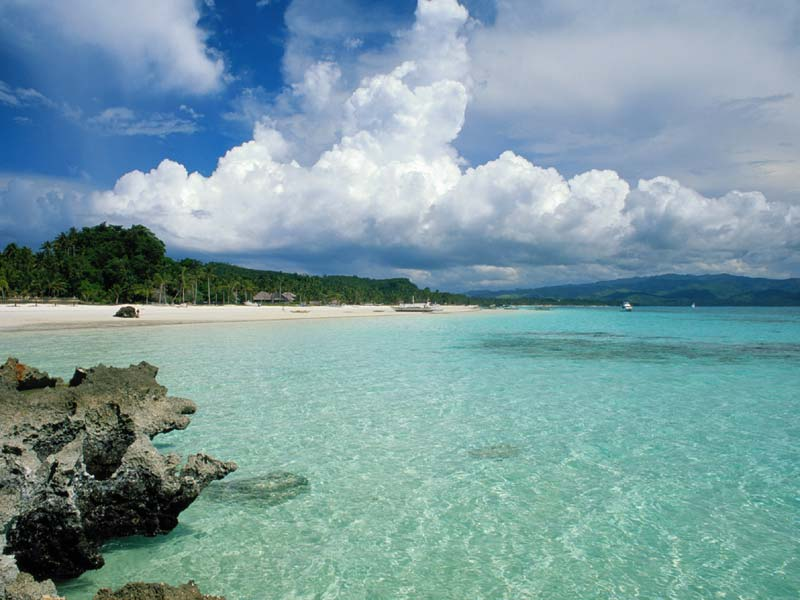
#> input picture Code/3_Theorie/beeld/landschap1.jpg, 800 x 600 px
$ jupyter execute HC9_deel1_beeldverwerking_2D.ipynb
#> lines starting #> are read from the running program, lines starting #| are printed output that depends on the picture; after the words box and inside, x2 and y2 are one past the last pixel; in counts of white or black regions, pixels touching at a corner belong together
## Requirements:
* Python 3.X
* Pillow, for installation and compatible versions please refer to: https://pillow.readthedocs.io/en/stable/installation.html

[cell 1]
# importeer libraries
from PIL import Image
import math
import numpy as np

print("optie 0: kopieer beeld")

# converteer een ingelezen afbeelding naar drie matrices
input_image = Image.open("./beeld/landschap1.jpg")
#> input_image is the input picture: PIL image 800x600 RGB; mean R, G, B 123.8, 156.3, 162.1
r_image_in, g_image_in, b_image_in = input_image.split()
r_in = np.uint32(np.array(r_image_in))
g_in = np.uint32(np.array(g_image_in))
b_in = np.uint32(np.array(b_image_in))

# hier komen de matrixbewerkingen
r_out = np.zeros((r_in.shape[0], r_in.shape[1]))
g_out = np.zeros((g_in.shape[0], g_in.shape[1]))
b_out = np.zeros((b_in.shape[0], g_in.shape[1]))

for i in range(r_in.shape[0]):
    for j in range(r_in.shape[1]):
        r_out[i][j] = r_in[i][j]
        g_out[i][j] = g_in[i][j]
        b_out[i][j] = b_in[i][j]

# converteer drie matrices terug naar een afbeelding
r_image_out = Image.fromarray(np.uint8(r_out))
g_image_out = Image.fromarray(np.uint8(g_out))
b_image_out = Image.fromarray(np.uint8(b_out))
output_im = Image.merge("RGB", (r_image_out, g_image_out, b_image_out))
output_im.show()

[cell 2]
# importeer libraries
from PIL import Image
import math
import numpy as np

print("optie 1: filter kleuren weg")

# converteer een ingelezen afbeelding naar drie matrices
input_image = Image.open("./beeld/landschap1.jpg")
r_image_in, g_image_in, b_image_in = input_image.split()
r_in = np.uint32(np.array(r_image_in))
g_in = np.uint32(np.array(g_image_in))
b_in = np.uint32(np.array(b_image_in))

# hier komen de matrixbewerkingen
r_out = np.zeros((r_in.shape[0], r_in.shape[1]))
g_out = np.zeros((g_in.shape[0], g_in.shape[1]))
b_out = np.zeros((b_in.shape[0], g_in.shape[1]))

for i in range(r_in.shape[0]):
    for j in range(r_in.shape[1]):
        r_out[i][j] = r_in[i][j]
        g_out[i][j] = 0
        b_out[i][j] = 0
#> b_out: shape (600, 800) float64; every value is 0

# converteer drie matrices terug naar een afbeelding
r_image_out = Image.fromarray(np.uint8(r_out))
g_image_out = Image.fromarray(np.uint8(g_out))
#> g_image_out: PIL image 800x600 L; every value is 0
b_image_out = Image.fromarray(np.uint8(b_out))
output_im = Image.merge("RGB", (r_image_out, g_image_out, b_image_out))
output_im.show()

[cell 3]
# importeer libraries
from PIL import Image
import math
import numpy as np

print("optie 2: neem negatief")

# converteer een ingelezen afbeelding naar drie matrices
input_image = Image.open("./beeld/landschap1.jpg")
r_image_in, g_image_in, b_image_in = input_image.split()
r_in = np.uint32(np.array(r_image_in))
g_in = np.uint32(np.array(g_image_in))
b_in = np.uint32(np.array(b_image_in))

# hier komen de matrixbewerkingen
r_out = np.zeros((r_in.shape[0], r_in.shape[1]))
g_out = np.zeros((g_in.shape[0], g_in.shape[1]))
b_out = np.zeros((b_in.shape[0], b_in.shape[1]))

for i in range(r_out.shape[0]):
    for j in range(r_out.shape[1]):
        r_out[i][j] = 255 - r_in[i][j]
        g_out[i][j] = 255 - g_in[i][j]
        b_out[i][j] = 255 - b_in[i][j]

# converteer drie matrices terug naar een afbeelding
r_image_out = Image.fromarray(np.uint8(r_out))
g_image_out = Image.fromarray(np.uint8(g_out))
b_image_out = Image.fromarray(np.uint8(b_out))
output_im = Image.merge("RGB", (r_image_out, g_image_out, b_image_out))
output_im.show()

[cell 4]
# importeer libraries
from PIL import Image
import math
import numpy as np

print("optie 3: zwart wit maken")

# converteer een ingelezen afbeelding naar drie matrices
input_image = Image.open("./beeld/landschap1.jpg")
r_image_in, g_image_in, b_image_in = input_image.split()
r_in = np.uint32(np.array(r_image_in))
g_in = np.uint32(np.array(g_image_in))
b_in = np.uint32(np.array(b_image_in))

# hier komen de matrixbewerkingen
r_out = np.zeros((r_in.shape[0], r_in.shape[1]))
g_out = np.zeros((g_in.shape[0], g_in.shape[1]))
b_out = np.zeros((b_in.shape[0], b_in.shape[1]))

for i in range(r_in.shape[0]):
    for j in range(r_in.shape[1]):
            gemiddelde = (r_in[i][j] + g_in[i][j] + b_in[i][j]) / 3
            if gemiddelde < 128:
                r_out[i][j] = 0
                g_out[i][j] = 0
                b_out[i][j] = 0
            else:
                r_out[i][j] = 255
                g_out[i][j] = 255
                b_out[i][j] = 255
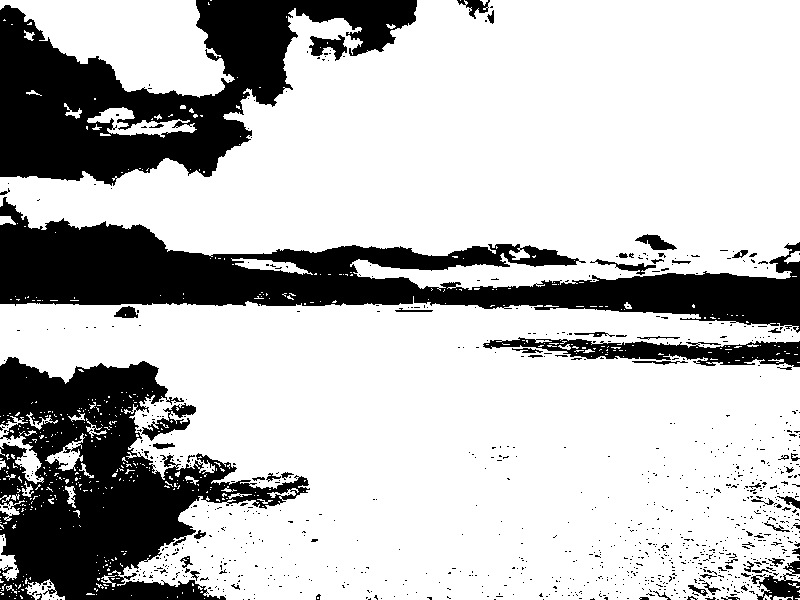
#> b_out: shape (600, 800) float64; 74.3% white; 959 black regions (895 under 20 px), largest, box (x1, y1, x2, y2) and area: (0, 197, 800, 333) 40285, (0, 357, 310, 600) 36008, (0, 0, 417, 186) 34549


# converteer drie matrices terug naar een afbeelding
r_image_out = Image.fromarray(np.uint8(r_out))
g_image_out = Image.fromarray(np.uint8(g_out))
b_image_out = Image.fromarray(np.uint8(b_out))
output_im = Image.merge("RGB", (r_image_out, g_image_out, b_image_out))
output_im.show()

[cell 5]
# importeer libraries
from PIL import Image
import math
import numpy as np

print("optie 4: enkel grijswaarden")

# converteer een ingelezen afbeelding naar drie matrices
input_image = Image.open("./beeld/landschap1.jpg")
r_image_in, g_image_in, b_image_in = input_image.split()
r_in = np.uint32(np.array(r_image_in))
g_in = np.uint32(np.array(g_image_in))
b_in = np.uint32(np.array(b_image_in))

# hier komen de matrixbewerkingen
r_out = np.zeros((r_in.shape[0], r_in.shape[1]))
g_out = np.zeros((g_in.shape[0], g_in.shape[1]))
b_out = np.zeros((b_in.shape[0], b_in.shape[1]))

for i in range(r_out.shape[0]):
    for j in range(r_out.shape[1]):
            gemiddelde = (r_in[i][j] + g_in[i][j] + b_in[i][j]) / 3
            r_out[i][j] = gemiddelde
            g_out[i][j] = gemiddelde
            b_out[i][j] = gemiddelde

# converteer drie matrices terug naar een afbeelding
r_image_out = Image.fromarray(np.uint8(r_out))
g_image_out = Image.fromarray(np.uint8(g_out))
b_image_out = Image.fromarray(np.uint8(b_out))
output_im = Image.merge("RGB", (r_image_out, g_image_out, b_image_out))
output_im.show()

[cell 6]
# importeer libraries
from PIL import Image
import math
import numpy as np

print("optie 5: verduisteren")

# converteer een ingelezen afbeelding naar drie matrices
input_image = Image.open("./beeld/landschap1.jpg")
r_image_in, g_image_in, b_image_in = input_image.split()
r_in = np.uint32(np.array(r_image_in))
g_in = np.uint32(np.array(g_image_in))
b_in = np.uint32(np.array(b_image_in))

# hier komen de matrixbewerkingen
r_out = np.zeros((r_in.shape[0], r_in.shape[1]))
g_out = np.zeros((g_in.shape[0], g_in.shape[1]))
b_out = np.zeros((b_in.shape[0], b_in.shape[1]))

factor = 0.5

for i in range(r_out.shape[0]):
    for j in range(r_out.shape[1]):
        r_out[i][j] = r_in[i][j] * factor
        g_out[i][j] = g_in[i][j] * factor
        b_out[i][j] = b_in[i][j] * factor
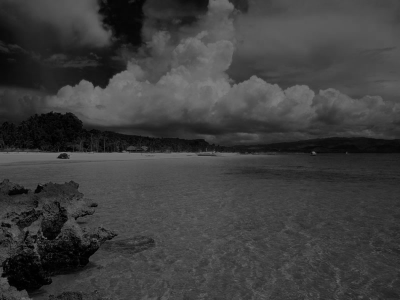
#> r_out: shape (600, 800) float64 (shown at 1/2 size); min 0, max 127.5, mean 61.9

# converteer drie matrices terug naar een afbeelding
r_image_out = Image.fromarray(np.uint8(r_out))
g_image_out = Image.fromarray(np.uint8(g_out))
b_image_out = Image.fromarray(np.uint8(b_out))
output_im = Image.merge("RGB", (r_image_out, g_image_out, b_image_out))
output_im.show()

[cell 7]
# importeer libraries
from PIL import Image
import math
import numpy as np

# converteer een ingelezen afbeelding naar drie matrices
input_image = Image.open("./beeld/landschap1.jpg")
r_image_in, g_image_in, b_image_in = input_image.split()
r_in = np.uint32(np.array(r_image_in))
g_in = np.uint32(np.array(g_image_in))
b_in = np.uint32(np.array(b_image_in))

# hier komen de matrixbewerkingen
r_out = np.zeros((r_in.shape[1], r_in.shape[0]))
g_out = np.zeros((g_in.shape[1], g_in.shape[0]))
b_out = np.zeros((b_in.shape[1], b_in.shape[0]))

for i in range(r_out.shape[0]):
    for j in range(r_out.shape[1]):
        r_out[i][j] = r_in[r_in.shape[0]-j-1][i]
        g_out[i][j] = g_in[r_in.shape[0]-j-1][i]
        b_out[i][j] = b_in[r_in.shape[0]-j-1][i]
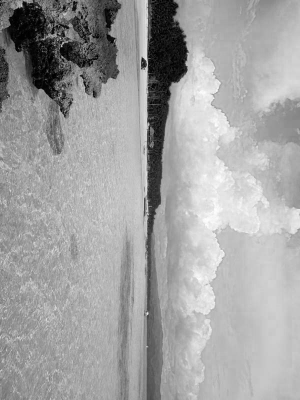
#> b_out: shape (800, 600) float64 (shown at 1/2 size); min 0, max 255, mean 162.1
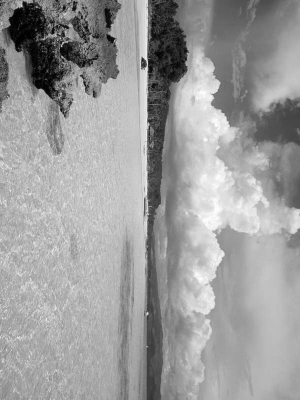
#> g_out: shape (800, 600) float64 (shown at 1/2 size); min 0, max 255, mean 156.3
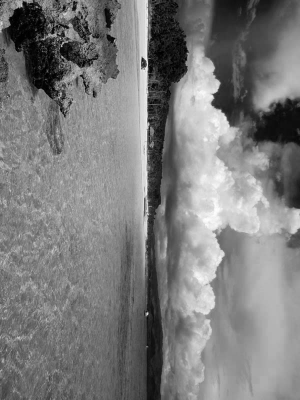
#> r_out: shape (800, 600) float64 (shown at 1/2 size); min 0, max 255, mean 123.8

# converteer drie matrices terug naar een afbeelding
r_image_out = Image.fromarray(np.uint8(r_out))
#> r_image_out: PIL image 600x800 L
g_image_out = Image.fromarray(np.uint8(g_out))
#> g_image_out: PIL image 600x800 L
b_image_out = Image.fromarray(np.uint8(b_out))
#> b_image_out: PIL image 600x800 L
output_im = Image.merge("RGB", (r_image_out, g_image_out, b_image_out))
#> output_im: PIL image 600x800 RGB
output_im.show()

[cell 8]
# importeer libraries
from PIL import Image
import math
import numpy as np

print("optie 6: horizontaal spiegelen")

# converteer een ingelezen afbeelding naar drie matrices
input_image = Image.open("./beeld/landschap1.jpg")
r_image_in, g_image_in, b_image_in = input_image.split()
r_in = np.uint32(np.array(r_image_in))
g_in = np.uint32(np.array(g_image_in))
b_in = np.uint32(np.array(b_image_in))

# hier komen de matrixbewerkingen
r_out = np.zeros((r_in.shape[0], r_in.shape[1]))
g_out = np.zeros((g_in.shape[0], g_in.shape[1]))
b_out = np.zeros((b_in.shape[0], b_in.shape[1]))

for i in range(r_out.shape[0]):
    for j in range(r_out.shape[1]):
        r_out[i][j] = r_in[r_in.shape[0]-i-1][j]
        g_out[i][j] = g_in[r_in.shape[0]-i-1][j]
        b_out[i][j] = b_in[r_in.shape[0]-i-1][j]
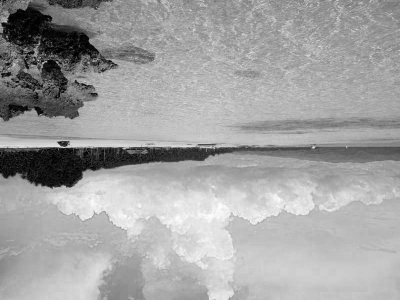
#> b_out: shape (600, 800) float64 (shown at 1/2 size); min 0, max 255, mean 162.1
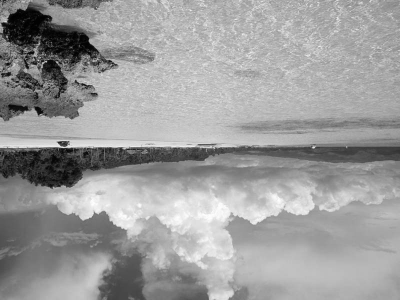
#> g_out: shape (600, 800) float64 (shown at 1/2 size); min 0, max 255, mean 156.3
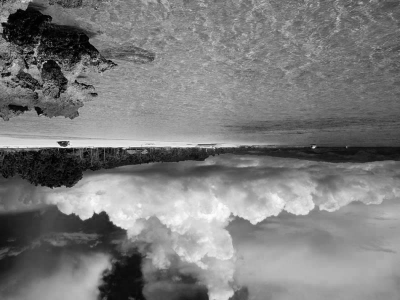
#> r_out: shape (600, 800) float64 (shown at 1/2 size); min 0, max 255, mean 123.8

# converteer drie matrices terug naar een afbeelding
r_image_out = Image.fromarray(np.uint8(r_out))
#> r_image_out: PIL image 800x600 L
g_image_out = Image.fromarray(np.uint8(g_out))
#> g_image_out: PIL image 800x600 L
b_image_out = Image.fromarray(np.uint8(b_out))
#> b_image_out: PIL image 800x600 L
output_im = Image.merge("RGB", (r_image_out, g_image_out, b_image_out))
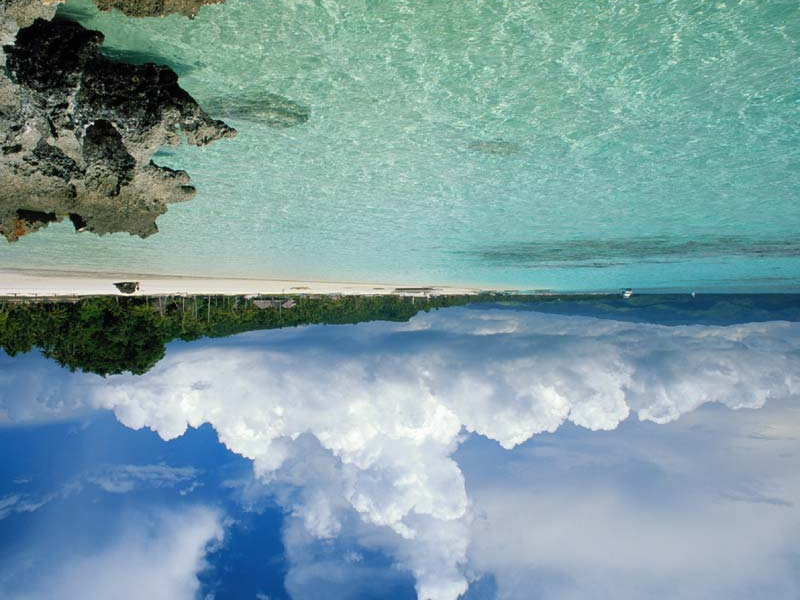
#> output_im: PIL image 800x600 RGB; mean R, G, B 123.8, 156.3, 162.1
output_im.show()

[cell 9]
# importeer libraries
from PIL import Image
import math
import numpy as np

print("optie 11: edge detection")

# converteer een ingelezen afbeelding naar drie matrices
input_image = Image.open("./beeld/landschap1.jpg")
r_image_in, g_image_in, b_image_in = input_image.split()
r_in = np.uint32(np.array(r_image_in))
g_in = np.uint32(np.array(g_image_in))
b_in = np.uint32(np.array(b_image_in))

# hier komen de matrixbewerkingen
r_out = np.zeros((r_in.shape[0], r_in.shape[1]))
g_out = np.zeros((g_in.shape[0], g_in.shape[1]))
b_out = np.zeros((b_in.shape[0], b_in.shape[1]))

for i in range(r_out.shape[0]):
    for j in range(r_out.shape[1]):
        r_out[i][j] = r_in[r_in.shape[0]-i-1][j]
        g_out[i][j] = g_in[r_in.shape[0]-i-1][j]
        b_out[i][j] = b_in[r_in.shape[0]-i-1][j]

# converteer drie matrices terug naar een afbeelding
r_image_out = Image.fromarray(np.uint8(r_out))
g_image_out = Image.fromarray(np.uint8(g_out))
b_image_out = Image.fromarray(np.uint8(b_out))
output_im = Image.merge("RGB", (r_image_out, g_image_out, b_image_out))
output_im.show()

$ run again, with Code/3_Theorie/beeld/landschap2.jpg copied over Code/3_Theorie/beeld/landschap1.jpg
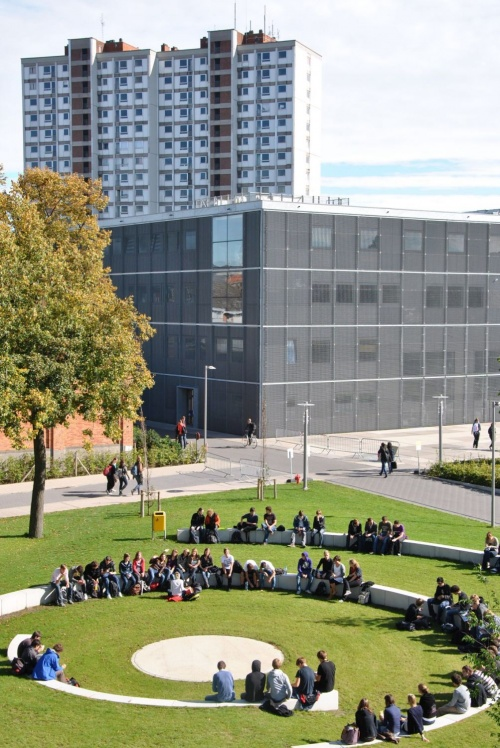
#> input picture Code/3_Theorie/beeld/landschap2.jpg, 500 x 748 px
#> input_image is the input picture: PIL image 500x748 RGB; mean R, G, B 146.8, 150, 130.3
#> after the loop `for i in range(r_in.shape[0]):`:
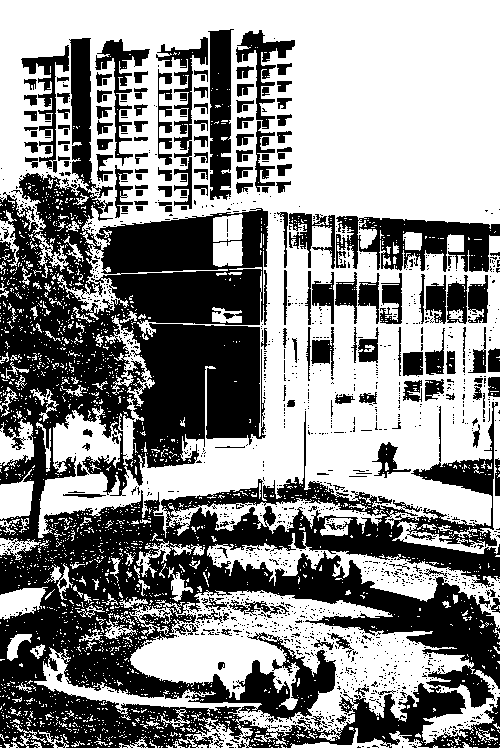
#> b_out: shape (748, 500) float64; 55.4% white; 1500 black regions (1328 under 20 px), largest, box (x1, y1, x2, y2) and area: (0, 38, 500, 748) 127733, (336, 216, 500, 272) 4978, (208, 29, 234, 200) 3294
#> `output_im = Image.merge("RGB", (r_image_out, g_image_out, b_image_out))`:
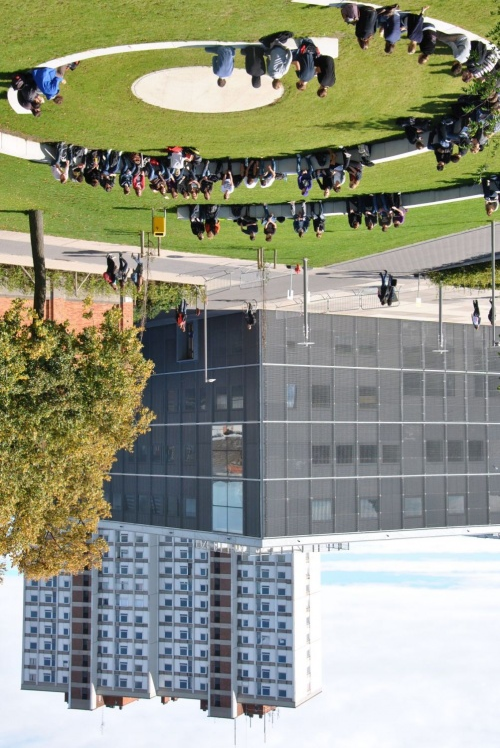
#> output_im: PIL image 500x748 RGB; mean R, G, B 146.8, 150, 130.3
